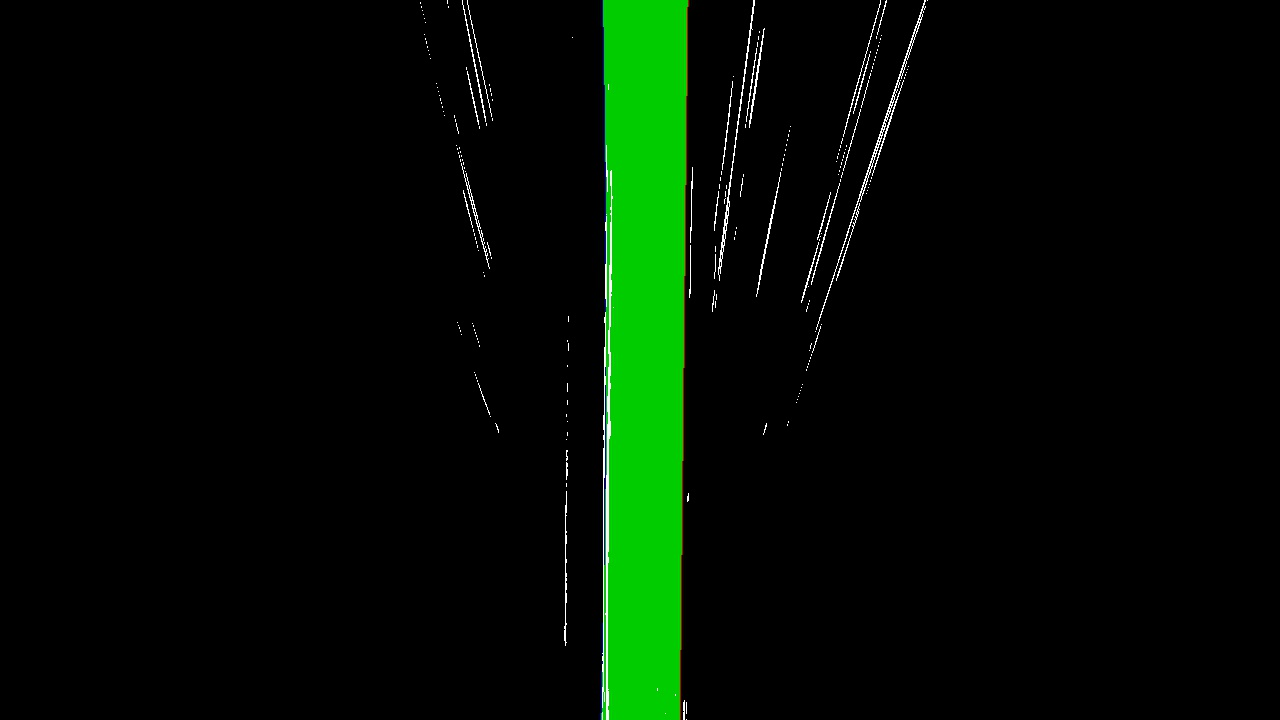
#> input picture examples/lane.jpg, 1280 x 720 px
$ python -i ImgFilterProcess.py   (imports and definitions only)   (older library calls are emulated)
#> lines starting #> are read from the running program, lines starting #| are printed output that depends on the picture; after the words box and inside, x2 and y2 are one past the last pixel; in counts of white or black regions, pixels touching at a corner belong together
import cv2
import numpy as np


def abs_sobel_thresh(img, orient='x', thresh_min=25, thresh_max=255):

    # Convert to grayscale
#> called with orient = 'x', thresh_min = 25, thresh_max = 255
    gray = cv2.cvtColor(img, cv2.COLOR_RGB2GRAY)
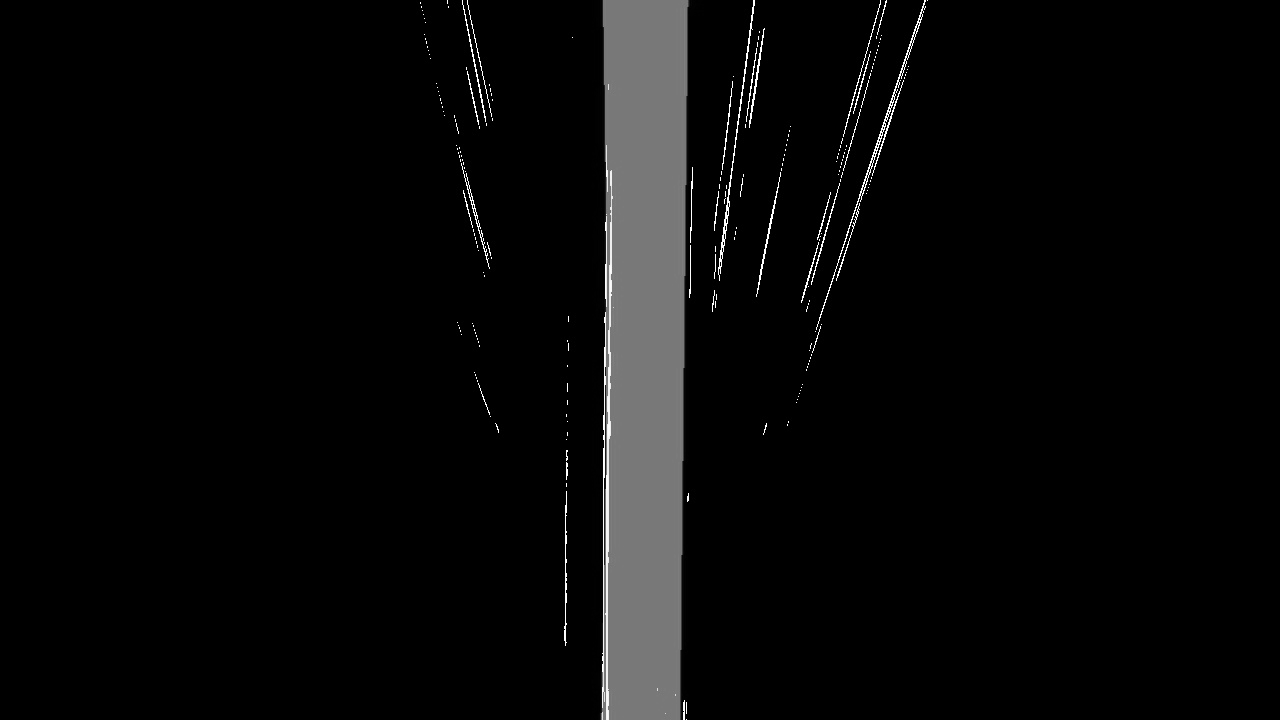
#> gray: shape (720, 1280); min 0, max 255, mean 9.1
    # Apply x or y gradient with the OpenCV Sobel() function
    # and take the absolute value
    if orient == 'x':
        abs_sobel = np.absolute(cv2.Sobel(gray, cv2.CV_64F, 1, 0))
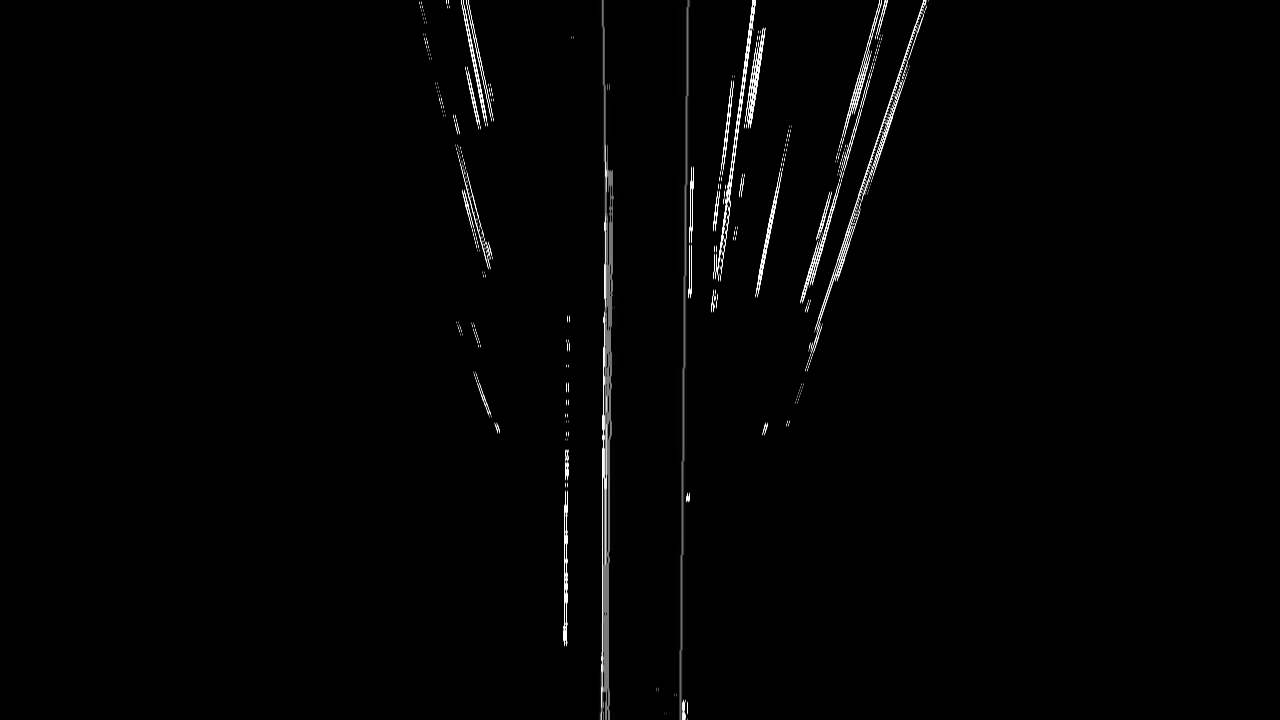
#> abs_sobel: shape (720, 1280) float64; min 0, max 1020, mean 12.5; drawn with min black and max white
    if orient == 'y':
        abs_sobel = np.absolute(cv2.Sobel(gray, cv2.CV_64F, 0, 1))
    # Rescale back to 8 bit integer
    scaled_sobel = np.uint8(255*abs_sobel/np.max(abs_sobel))
    # Create a copy and apply the threshold
    binary_output = np.zeros_like(scaled_sobel)
    # Here I'm using inclusive (>=, <=) thresholds, but exclusive is ok too
    binary_output[(scaled_sobel >= thresh_min) & (scaled_sobel <= thresh_max)] = 1

    return binary_output

# [96 lines left out: functions mag_sobel_thresh, dir_sobel_thresh, red_thres, blue_thres, green_thres, s_thres and 7 more, not called in this run]

>>> import cv2
>>> picture = cv2.cvtColor(cv2.imread('examples/lane.jpg'), cv2.COLOR_BGR2RGB)
>>> result = abs_sobel_thresh(picture)
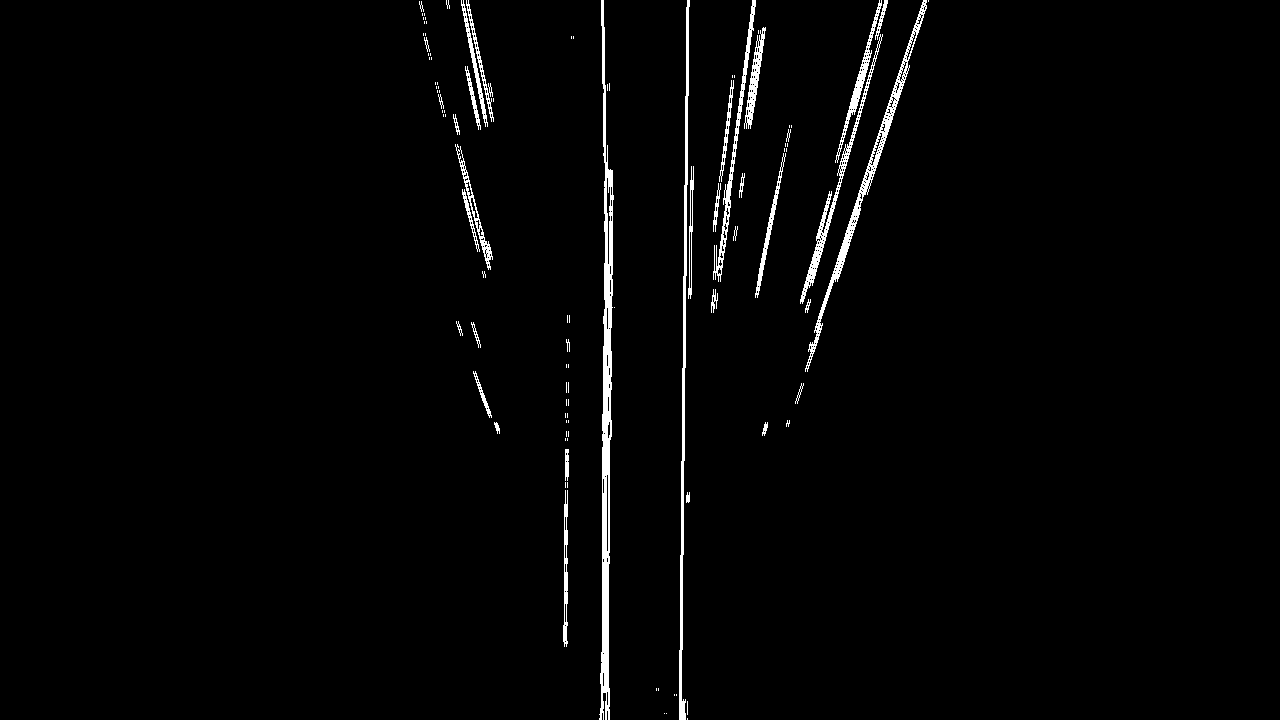
#> result: shape (720, 1280); values 0 (black) and 1 (white), 2% white; 103 white regions (67 under 20 px), largest, box (x1, y1, x2, y2) and area: (599, 0, 614, 720) 4559, (805, 0, 927, 372) 2309, (679, 0, 690, 720) 2230

$ run again, on examples/sobel_img.jpg
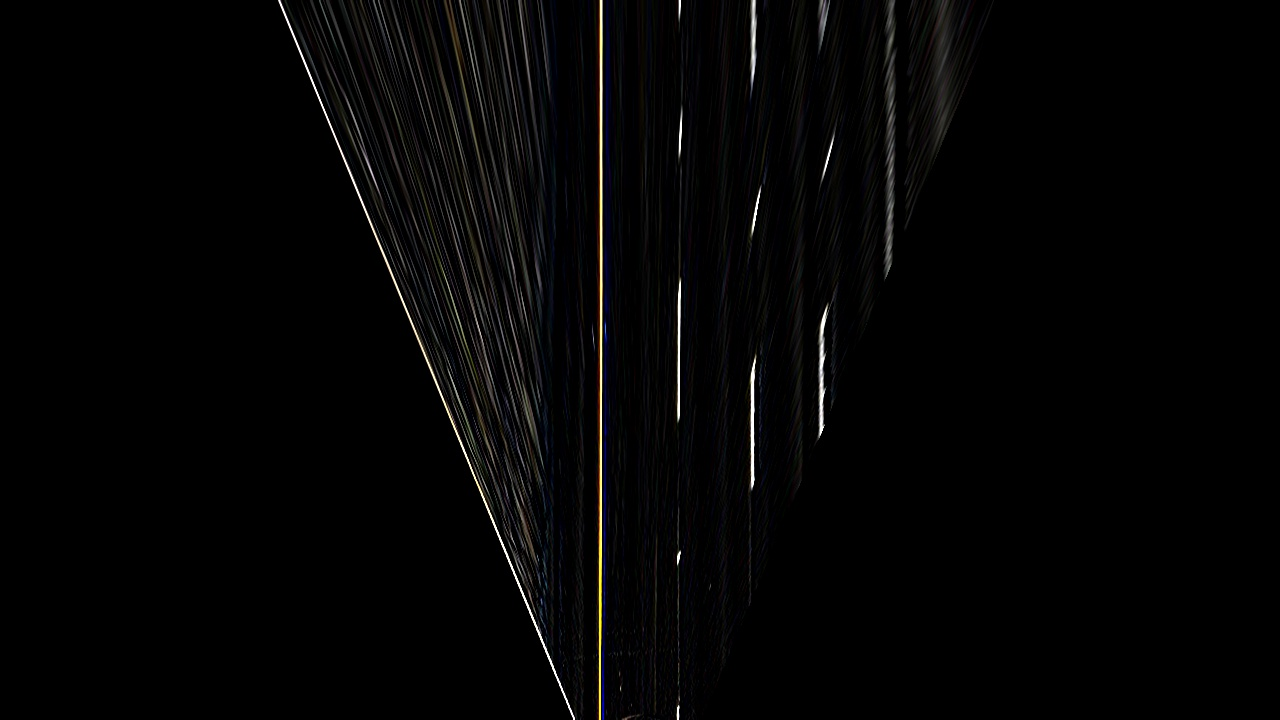
#> input picture examples/sobel_img.jpg, 1280 x 720 px
#> in abs_sobel_thresh, `abs_sobel = np.absolute(cv2.Sobel(gray, cv2.CV_64F, 1, 0))`:
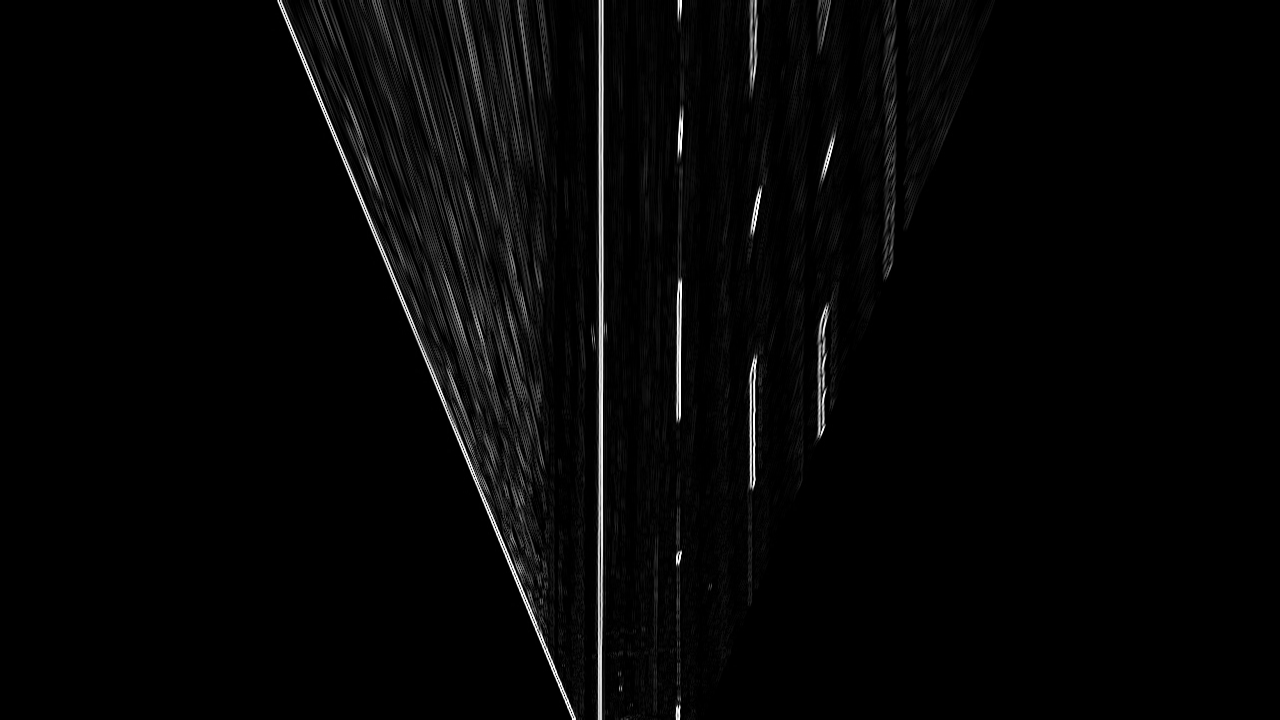
#> abs_sobel: shape (720, 1280) float64; min 0, max 1020, mean 22.6; drawn with min black and max white
#> `result = abs_sobel_thresh(picture)`:
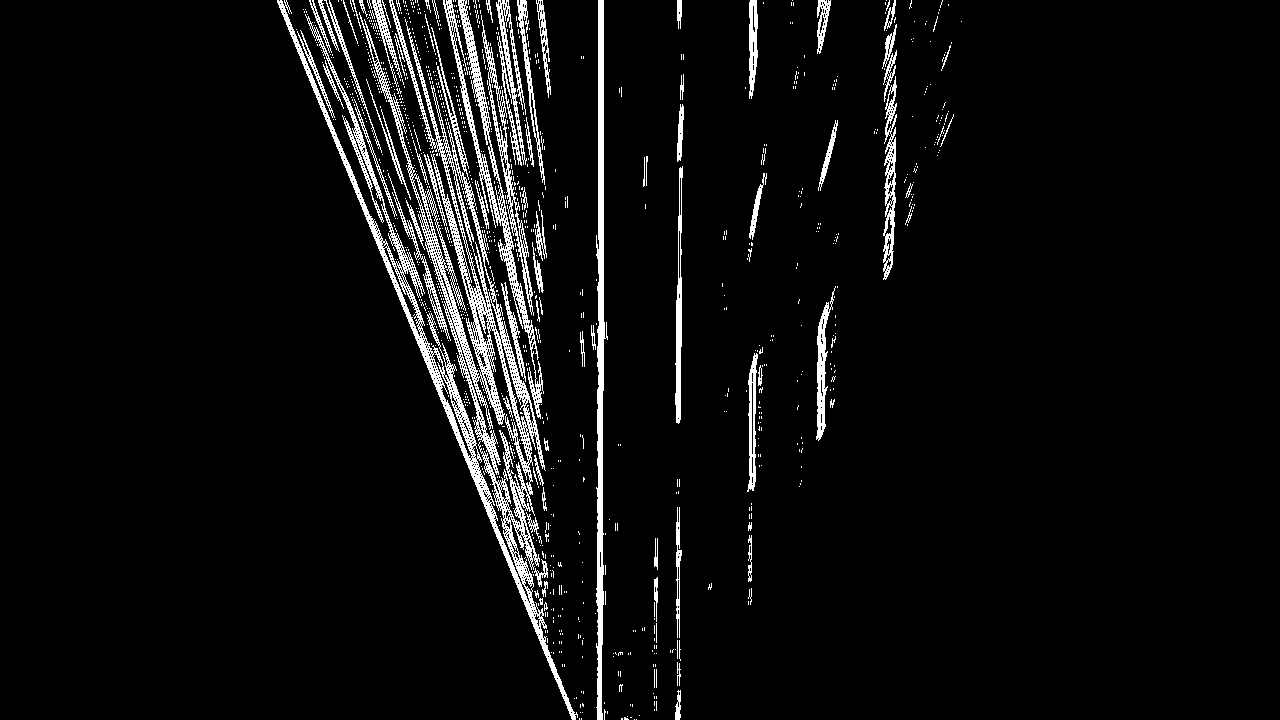
#> result: shape (720, 1280); values 0 (black) and 1 (white), 5.5% white; 1111 white regions (1023 under 20 px), largest, box (x1, y1, x2, y2) and area: (277, 0, 578, 720) 20643, (596, 0, 608, 720) 4250, (443, 0, 544, 419) 3992
